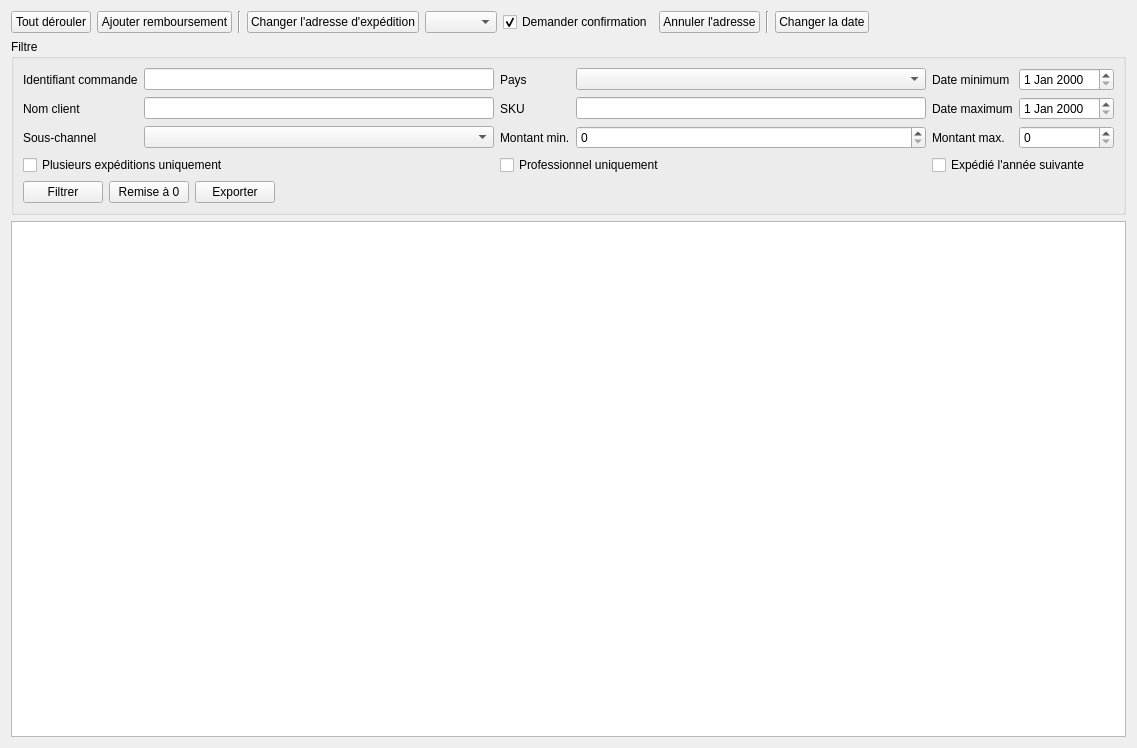
<?xml version="1.0" encoding="UTF-8"?>
<ui version="4.0">
 <class>WidgetOrders</class>
 <widget class="QWidget" name="WidgetOrders">
  <property name="geometry">
   <rect>
    <x>0</x>
    <y>0</y>
    <width>1137</width>
    <height>748</height>
   </rect>
  </property>
  <property name="windowTitle">
   <string>Commandes</string>
  </property>
  <layout class="QVBoxLayout" name="verticalLayout_2">
   <item>
    <layout class="QHBoxLayout" name="horizontalLayout_2">
     <item>
      <widget class="QPushButton" name="buttonExpandAllOrders">
       <property name="text">
        <string>Tout dérouler</string>
       </property>
      </widget>
     </item>
     <item>
      <widget class="QPushButton" name="buttonAddRefund">
       <property name="text">
        <string>Ajouter remboursement</string>
       </property>
      </widget>
     </item>
     <item>
      <widget class="Line" name="line">
       <property name="orientation">
        <enum>Qt::Vertical</enum>
       </property>
      </widget>
     </item>
     <item>
      <widget class="QPushButton" name="buttonUpdateShippingAddress">
       <property name="text">
        <string>Changer l'adresse d'expédition</string>
       </property>
      </widget>
     </item>
     <item>
      <widget class="QComboBox" name="comboBoxShippingAddress"/>
     </item>
     <item>
      <widget class="QCheckBox" name="checkBoxConfirmAddress">
       <property name="text">
        <string>Demander confirmation</string>
       </property>
       <property name="checked">
        <bool>true</bool>
       </property>
      </widget>
     </item>
     <item>
      <widget class="QPushButton" name="buttoncancelAddresChange">
       <property name="toolTip">
        <string>Annuler le changement d'adresse d'expédition</string>
       </property>
       <property name="text">
        <string>Annuler l'adresse</string>
       </property>
      </widget>
     </item>
     <item>
      <widget class="Line" name="line_2">
       <property name="orientation">
        <enum>Qt::Vertical</enum>
       </property>
      </widget>
     </item>
     <item>
      <widget class="QPushButton" name="buttonChangeDate">
       <property name="text">
        <string>Changer la date</string>
       </property>
      </widget>
     </item>
     <item>
      <spacer name="horizontalSpacer_2">
       <property name="orientation">
        <enum>Qt::Horizontal</enum>
       </property>
       <property name="sizeHint" stdset="0">
        <size>
         <width>40</width>
         <height>20</height>
        </size>
       </property>
      </spacer>
     </item>
    </layout>
   </item>
   <item>
    <widget class="QGroupBox" name="groupBox_2">
     <property name="title">
      <string>Filtre</string>
     </property>
     <layout class="QVBoxLayout" name="verticalLayout">
      <item>
       <layout class="QGridLayout" name="gridLayout">
        <item row="2" column="5">
         <widget class="QSpinBox" name="spinMaxAmount"/>
        </item>
        <item row="0" column="2">
         <widget class="QLabel" name="label_4">
          <property name="text">
           <string>Pays</string>
          </property>
         </widget>
        </item>
        <item row="2" column="0">
         <widget class="QLabel" name="label_8">
          <property name="text">
           <string>Sous-channel</string>
          </property>
         </widget>
        </item>
        <item row="2" column="3">
         <widget class="QSpinBox" name="spinMinAmount"/>
        </item>
        <item row="1" column="5">
         <widget class="QDateEdit" name="dateEditMax"/>
        </item>
        <item row="1" column="0">
         <widget class="QLabel" name="label_3">
          <property name="text">
           <string>Nom client</string>
          </property>
         </widget>
        </item>
        <item row="1" column="2">
         <widget class="QLabel" name="label_5">
          <property name="text">
           <string>SKU</string>
          </property>
         </widget>
        </item>
        <item row="1" column="4">
         <widget class="QLabel" name="label_7">
          <property name="text">
           <string>Date maximum</string>
          </property>
         </widget>
        </item>
        <item row="2" column="1">
         <widget class="QComboBox" name="comboBoxSubChannel"/>
        </item>
        <item row="0" column="4">
         <widget class="QLabel" name="label_6">
          <property name="text">
           <string>Date minimum</string>
          </property>
         </widget>
        </item>
        <item row="0" column="0">
         <widget class="QLabel" name="label_2">
          <property name="text">
           <string>Identifiant commande</string>
          </property>
         </widget>
        </item>
        <item row="0" column="1">
         <widget class="QLineEdit" name="lineEditOrderId"/>
        </item>
        <item row="2" column="4">
         <widget class="QLabel" name="label_10">
          <property name="text">
           <string>Montant max.</string>
          </property>
         </widget>
        </item>
        <item row="1" column="1">
         <widget class="QLineEdit" name="lineEditCustomerName"/>
        </item>
        <item row="0" column="5">
         <widget class="QDateEdit" name="dateEditMin"/>
        </item>
        <item row="2" column="2">
         <widget class="QLabel" name="label_9">
          <property name="text">
           <string>Montant min.</string>
          </property>
         </widget>
        </item>
        <item row="1" column="3">
         <widget class="QLineEdit" name="lineEditSku"/>
        </item>
        <item row="3" column="0" colspan="2">
         <widget class="QCheckBox" name="checkBoxOnlySeveralShipping">
          <property name="text">
           <string>Plusieurs expéditions uniquement</string>
          </property>
         </widget>
        </item>
        <item row="3" column="2" colspan="2">
         <widget class="QCheckBox" name="checkBoxOnlyPro">
          <property name="text">
           <string>Professionnel uniquement</string>
          </property>
         </widget>
        </item>
        <item row="3" column="4" colspan="2">
         <widget class="QCheckBox" name="checkBoxShippedNextYear">
          <property name="text">
           <string>Expédié l'année suivante</string>
          </property>
         </widget>
        </item>
        <item row="0" column="3">
         <widget class="QComboBox" name="comboCountryFilter"/>
        </item>
       </layout>
      </item>
      <item>
       <layout class="QHBoxLayout" name="horizontalLayout">
        <item>
         <widget class="QPushButton" name="buttonFilter">
          <property name="text">
           <string>Filtrer</string>
          </property>
         </widget>
        </item>
        <item>
         <widget class="QPushButton" name="buttonResetFilter">
          <property name="text">
           <string>Remise à 0</string>
          </property>
         </widget>
        </item>
        <item>
         <widget class="QPushButton" name="buttonExport">
          <property name="styleSheet">
           <string notr="true">Exporter les commandes au format CSV</string>
          </property>
          <property name="text">
           <string>Exporter</string>
          </property>
         </widget>
        </item>
        <item>
         <spacer name="horizontalSpacer_3">
          <property name="orientation">
           <enum>Qt::Horizontal</enum>
          </property>
          <property name="sizeHint" stdset="0">
           <size>
            <width>40</width>
            <height>20</height>
           </size>
          </property>
         </spacer>
        </item>
       </layout>
      </item>
     </layout>
    </widget>
   </item>
   <item>
    <widget class="QTreeView" name="treeViewOrders">
     <property name="sizePolicy">
      <sizepolicy hsizetype="Expanding" vsizetype="Expanding">
       <horstretch>0</horstretch>
       <verstretch>0</verstretch>
      </sizepolicy>
     </property>
     <property name="selectionMode">
      <enum>QAbstractItemView::ExtendedSelection</enum>
     </property>
    </widget>
   </item>
  </layout>
 </widget>
 <resources/>
 <connections/>
</ui>
